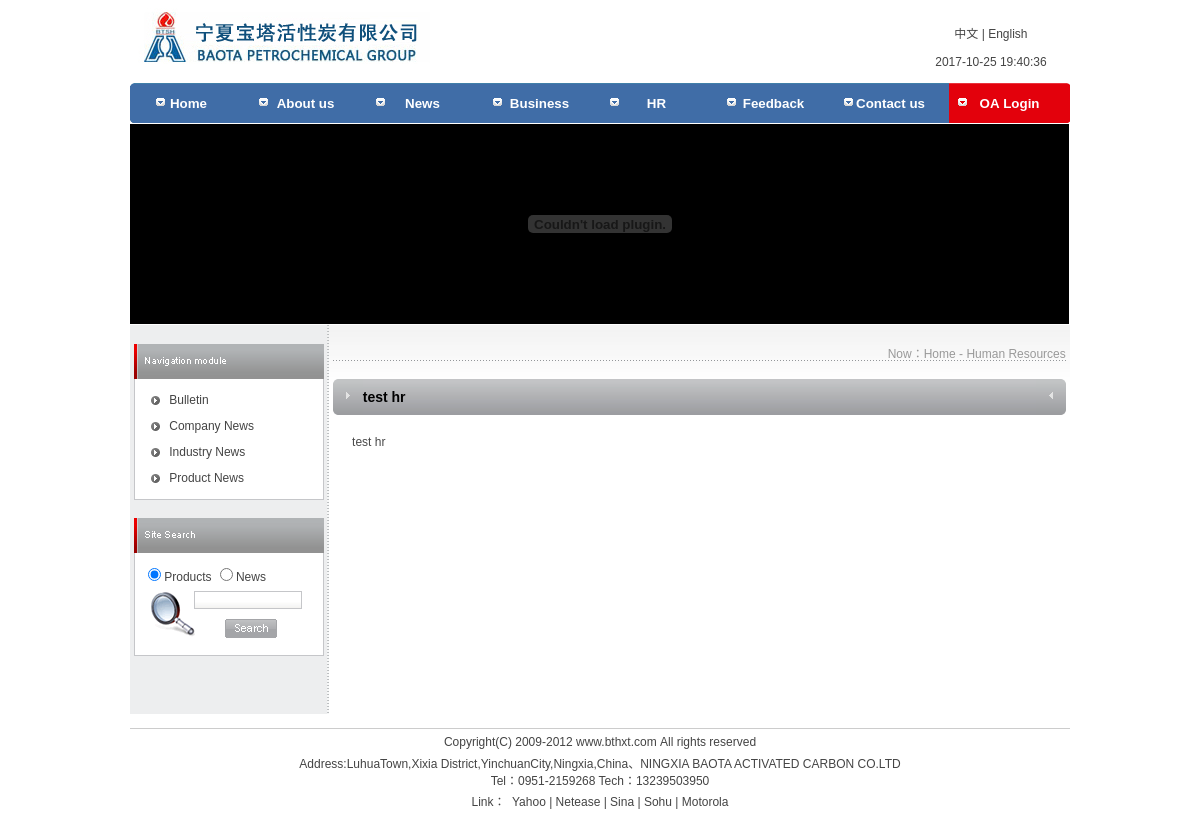
Page /en/hr/hrpage.php?newsid=67&ndir=28 on the committed database.
### tables this page shows
CREATE TABLE `layoutpic` (
  `id_layoutpic` int(11) NOT NULL auto_increment,
  `id_layout` int(11) NOT NULL,
  `id_hr` int(11) NOT NULL,
  `title` varchar(250) NOT NULL,
  `intro` text NOT NULL,
  `url` varchar(250) NOT NULL,
  `opicname` varchar(250) NOT NULL,
  `spicname` varchar(250) NOT NULL,
  `dele` int(1) NOT NULL default '1',
  `type` varchar(3) NOT NULL,
  `indate` datetime NOT NULL,
  `modate` datetime NOT NULL,
  `deldate` datetime NOT NULL,
  `browsecount` int(11) NOT NULL,
  PRIMARY KEY  (`id_layoutpic`)
);

CREATE TABLE `newsdir` (
  `id_newsdir` int(11) NOT NULL auto_increment,
  `lang` int(1) NOT NULL default '1',
  `name` varchar(25) NOT NULL,
  `intro` text NOT NULL,
  `dele` int(1) NOT NULL default '1',
  `fatherid` int(11) NOT NULL,
  `level` int(1) NOT NULL,
  `ordernum` int(11) NOT NULL,
  PRIMARY KEY  (`id_newsdir`)
);

CREATE TABLE `newsinfo` (
  `id_newsinfo` int(11) NOT NULL auto_increment,
  `id_newsdir` int(11) NOT NULL,
  `id_hr` int(11) NOT NULL,
  `lang` int(1) NOT NULL default '1',
  `title` varchar(250) NOT NULL,
  `intro` text NOT NULL,
  `content` longtext NOT NULL,
  `tag` text NOT NULL,
  `dele` int(1) NOT NULL default '1',
  `isnew` int(1) NOT NULL default '1',
  `url` varchar(255) NOT NULL,
  `newsdate` date NOT NULL,
  `indate` datetime NOT NULL,
  `modate` datetime NOT NULL,
  `deldate` datetime NOT NULL,
  `browsecount` int(11) NOT NULL,
  PRIMARY KEY  (`id_newsinfo`)
);

CREATE TABLE `layout` (
  `id_layout` int(11) NOT NULL auto_increment,
  `lang` int(1) NOT NULL default '1',
  `title` varchar(250) NOT NULL,
  `url` text NOT NULL,
  `intro` text NOT NULL,
  `content` text NOT NULL,
  `openstat` int(1) NOT NULL default '1',
  PRIMARY KEY  (`id_layout`)
);

### www/inc/config.php (called while the page is built, shortened)
<?php
require_once("mysql.class.php");
$db_hostname="localhost";
$db_username="root";
$db_password="123456";
$db_database="website";
$objDB=new mysql($db_hostname,$db_username,$db_password,$db_database);
?>

### www/inc/mysql.class.php (called while the page is built, shortened)
<?php
class mysql{
	var $Conn="";
	var $Res="";
	function mysql($strHost,$strUser,$strPwd,$strDatabase){
		$this->Conn=mysql_connect($strHost,$strUser,$strPwd)
					 or die("Sorry,canot connect to database!");
		return $this->Conn;
	}
	function Execute($strSQL){
		$this->Res=mysql_query($strSQL,$this->Conn);
	}
	function getRows(){
		$i=0;
		$arrResult=array();
		while($row =mysql_fetch_array($this->Res,MYSQL_ASSOC)){
			$arrResult[$i]=$row;
			$i++;
		}
		return $arrResult;
	}
	function fields(){
		$row =mysql_fetch_assoc($this->Res);
		return $row;
	}
}
?>

### www/inc/en_header_core.php (called while the page is built, shortened)
<?php
$strSQL = "select name as title,id_newsdir,lang from newsdir where lang=0 and fatherid='1' and dele='1' and id_newsdir not in(27,28) order by ordernum desc  " ;
$objDB->Execute($strSQL);
$allnewsdir=$objDB->GetRows();
$strSQL = "select  name as title,id_proddir,lang  from productdir where lang=0 and level=1  and dele=1 " ;
$objDB->Execute($strSQL);
$strSQL = "select opicname as pic from layoutpic  where id_layout='1' order by id_layoutpic asc limit 1" ;
$objDB->Execute($strSQL);
$global_logo=$objDB->fields();
$strSQL = "select content from layout  where id_layout='4'" ;
$objDB->Execute($strSQL);
$footer_BQ=$objDB->fields();
?>

### www/inc/en_hrpage_core.php (called while the page is built, shortened)
<?php
require "../../inc/config.php";
$strSQL = "select * from newsinfo where id_newsinfo='".$_GET[newsid]."'  " ;
$objDB->Execute($strSQL);
$onenews=$objDB->fields();
$strSQL = "select name from newsdir where id_newsdir=$onenews[id_newsdir]  " ;
$objDB->Execute($strSQL);
require "../../inc/en_header_core.php";
?>

### www/en/hr/hrpage.php (the view, shortened to what this page needs)
<?php
require "../../inc/en_hrpage_core.php";
?>
<!DOCTYPE html PUBLIC "-//W3C//DTD XHTML 1.0 Transitional//EN" "http://www.w3.org/TR/xhtml1/DTD/xhtml1-transitional.dtd">
<html xmlns="http://www.w3.org/1999/xhtml">
<head>
<link href="/inc/css/public.css" rel="stylesheet" type="text/css" />
<link href="/inc/css/main.css" rel="stylesheet" type="text/css" />
</head>
<body>
<? require "../header.php"; ?>
<table width="940" border="0" align="center" cellpadding="0" cellspacing="0" >
  <tr>
    <td width="940" height="200" style="background:url(/inc/pics/banner_left_bg.gif) repeat-y right top; background-color:#000000"><? require "../subadv.php"; ?></td>
  </tr>
</table>
<table width="940" border="0" align="center" cellpadding="0" cellspacing="0" style="margin-top:1px; background:url(/inc/pics/main_bg.jpg) repeat-x;">
  <tr>
    <td width="230" align="left" valign="top" style="background:url(/inc/pics/left_bg.gif) repeat-y right;"><? require "leftmenu.php"; ?></td>
    <td width="773" valign="top"><table width="733" border="0" align="center" cellpadding="0" cellspacing="0" style="margin-top:19px;">
        <tr>
          <td width="733" style="background:url(/inc/pics/bg1.gif) repeat-x left bottom;"><table width="100%" border="0" cellspacing="0" cellpadding="0">
              <tr>
                <td width="100%" align="right" style="color:#999999"><img src="/inc/pics/arr6.gif" width="9" height="9" align="absmiddle" />&nbsp;Now：<a href="/" class="agray">Home</a> - <a href="/hr/hr.php" class="agray">Human Resources</a></td>
              </tr>
            </table></td>
        </tr>
        <tr>
          <td height="18">&nbsp;</td>
        </tr>
        <tr>
          <td align="right"><table width="733" border="0" align="right" cellpadding="0" cellspacing="0">
              <tr>
                <td width="30" height="36"><img src="/inc/pics/title_bg1.gif" width="30" height="36" /></td>
                <td width="673" align="left" background="/inc/pics/title_bg_center.jpg" style="color:#000000; font-size:14px; font-weight:bold"><?=$onenews[title];?></td>
                <td width="30"><img src="/inc/pics/title_bg2.gif" width="30" height="36" /></td>
              </tr>
            </table></td>
        </tr>
        <tr>
          <td align="left" valign="middle">&nbsp;</td>
        </tr>
        <tr>
          <td align="center" valign="middle"><table width="95%" border="0" align="center">
            <tr>
              <td align="left"  style="color:#494949; line-height:25px;"  height="25"><?=$onenews[content];?></td>
            </tr>
          </table></td>
        </tr>
      </table></td>
  </tr>
</table>
<? require "../footer.php"; ?>
</body>
</html>

### www/en/header.php (shortened to what this page needs)
<table width="940" border="0" align="center" cellpadding="0" cellspacing="0">
  <tr>
    <td align="left" valign="top"><table width="100%" border="0">
      <tr>
        <td width="83%" height="80" rowspan="2" align="left"><a href="/"><img src="/upload/layout/<?=$global_logo[pic];?>" width="304" height="66"  border="0" /></a></td>
        <td width="17%" height="31" align="center" valign="bottom"><a href="/">中文</a> | <a href="/en/">English</a></td>
      </tr>
      <tr>
        <td height="29" align="center" valign="middle"><?php date_default_timezone_set('Asia/Shanghai');echo date("Y-m-d G:i:s")?></td>
      </tr>
      <tr>
        <td height="40" colspan="2" align="left" valign="top">
</td>
      </tr>
    </table></td>
  </tr>
</table>

### www/en/hr/leftmenu.php
<table width="190" border="0" align="center" cellpadding="0" cellspacing="0" style="margin-top:19px;">
        <tr>
          <td width="190"><img src="/inc/pics/En_left_nav.gif" width="190" height="35" /></td>
        </tr>
        <tr>
          <td bgcolor="#FFFFFF">
<div id="nav">
<? for($i=0;$i<sizeof($allnewsdir);$i++){?>
<a href="/en/news/news.php?ndir=<?=$allnewsdir[$i][id_newsdir]?>" <? if($_GET[ndir]==$allnewsdir[$i][id_newsdir]){echo 'data-filetype="red"';}?>><?=$allnewsdir[$i][title]?></a>
<? }?>
</div></td>
        </tr>
        <tr>
          <td height="18">&nbsp;</td>
        </tr>
      </table>
      <table width="190" border="0" align="center" cellpadding="0" cellspacing="0">
  <tr>
    <td><table width="190" border="0" cellspacing="0" cellpadding="0">
        <tr>
          <td><img src="/inc/pics/En_left_bt3.gif" width="190" height="35" /></td>
        </tr>
        <tr>
          <td><div class="leftbg">
              <form id="Search" name="Search" method="POST" action="/en/about/search.php">
                <table width="100%" border="0" cellspacing="0" cellpadding="0" style="background:url(/inc/pics/bg4.gif) no-repeat 8px 20px;">
                  <tr>
                    <td height="26"><input name="rang" type="radio" value="product" class="inputnoborder" checked="checked" />Products <input type="radio" name="rang" value="news" class="inputnoborder" />News </td>
                  </tr>
                  <tr>
                    <td height="26" align="center">&nbsp;&nbsp;&nbsp;&nbsp;&nbsp;&nbsp;&nbsp;&nbsp;&nbsp;&nbsp;&nbsp;<input name="searchcontent" type="text" id="searchcontent" style="width:102px;" /></td>
                  </tr>
                  <tr>
                    <td height="34" align="center">&nbsp;&nbsp;&nbsp;&nbsp;&nbsp;&nbsp;&nbsp;&nbsp;&nbsp;&nbsp;&nbsp;&nbsp;&nbsp;<input type="image" name="imageField3" src="/inc/pics/En_btn_sear.gif" class="inputnoborder" /></td>
                  </tr>
                </table>
              </form>
            </div></td>
        </tr>
      </table></td>
  </tr>
  <tr>
    <td height="18">&nbsp;</td>
  </tr>
  <tr>
    <td>&nbsp;</td>
  </tr>
  <tr>
    <td height="26">&nbsp;</td>
  </tr>
</table>

### www/en/footer.php
<table width="940" border="0" align="center" cellpadding="0" cellspacing="0">
  <tr>
    <td height="60" align="left" valign="top"><table width="100%" border="0" cellspacing="0" cellpadding="0">
      <tr>
        <td align="left">&nbsp;</td>
      </tr>
      <tr>
        <td align="left" bgcolor="#CCCCCC" style="padding:0; height:1px;"></td>
      </tr>
      <tr>
        <td height="50" align="center"><?=$footer_BQ[content];?></td>
      </tr>
    </table></td>
  </tr>
</table>

### www/inc/css/public.css (style rules this page uses)
body, td, th, select, textarea { font-size: 12px; color: #444444; font-family: Arial, Helvetica, sans-serif; }
body, form { margin:0; background-color:#fff }
table { border-collapse:collapse; }
input { border:1px solid #c5c6c9; background:url(/inc/pics/input_bg1.jpg); font-family: Arial, Helvetica, sans-serif; font-size:12px; }
.inputnoborder { border:0px none; background:none; }
a { color:#444444; text-decoration:none; }
.agray { color:#999999; }
.leftbg { border:1px solid #c5c6c9; border-top:0px none; width:172px; padding:8px; background-color:#ffffff; }
#nav, .leftborder { border:1px solid #c5c6c9;border-top:0px none;width:172px;padding:8px;background-color:#ffffff; }
#nav a { display:block;height:25px;line-height:25px;width:146px;background:url(/inc/pics/arr4.gif) no-repeat 8px center;padding-left:26px;margin-top:1px; }

### rows in the picture
layoutpic: opicname (picture)
newsdir: name "Bulletin"
newsdir: name "Company News"
newsdir: name "Industry News"
newsdir: name "Product News"
newsinfo: title "test hr", content "test hr"
layout: content "Copyright(C) 2009-2012 www.bthxt.com All rights reserved Address:LuhuaTown,Xixia District,YinchuanCity,Ningxia,China、NINGXIA BAOTA ACTIVATED CARBON CO.LTD Tel：0951-2159268 Tech：13239503950 Link： Yahoo | Netease | Sina | Sohu | Motorola"
